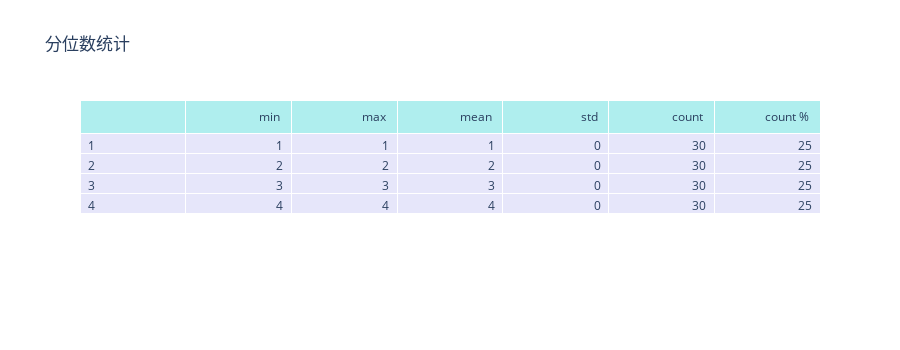
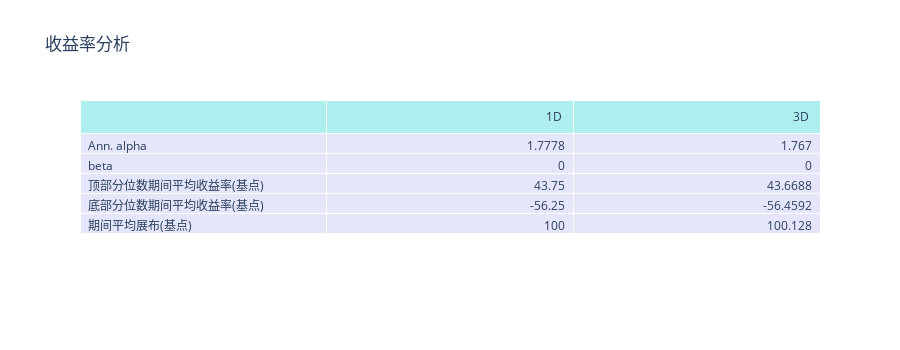
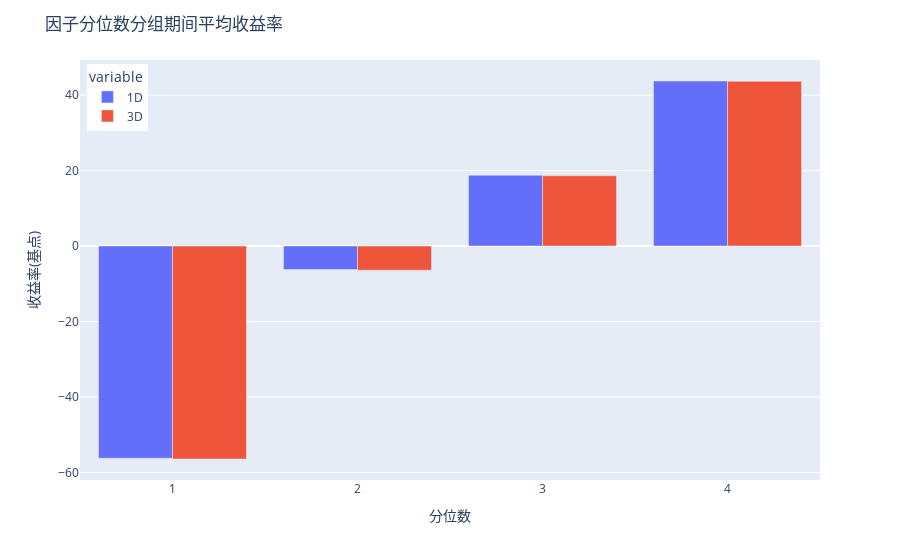

Write notebook code for charts like these, in order.
### Code cell
create_full_tear_sheet(factor_data, long_short=True, group_neutral=False, by_group=True)
create_event_returns_tear_sheet(factor_data, prices, avgretplot=(3, 11),
                                long_short=True, group_neutral=False, by_group=True)

### Figure 1 — Plotly figure (JSON) as saved in the notebook; plotly's stock layout.template omitted (floating-point values rounded to 4 significant figures)
{"data": [{"cells": {"align": ["left", "right"], "fill": {"color": "lavender"}, "values": [[1, 2, 3, 4], [1, 2, 3, 4], [1, 2, 3, 4], [1, 2, 3, 4], [0, 0, 0, 0], [30, 30, 30, 30], [25, 25, 25, 25]]}, "header": {"align": ["left", "right"], "fill": {"color": "paleturquoise"}, "values": ["", "min <br>", "max <br>", "mean <br>", "std <br>", "count <br>", "count % <br>"]}, "type": "table"}], "layout": {"height": 350, "title": {"text": "分位数统计"}}}

### Figure 2 — Plotly figure (JSON) as saved in the notebook; plotly's stock layout.template omitted (floating-point values rounded to 4 significant figures)
{"data": [{"cells": {"align": ["left", "right"], "fill": {"color": "lavender"}, "values": [["Ann. alpha", "beta", "顶部分位数期间平均收益率(基点)", "底部分位数期间平均收益率(基点)", "期间平均展布(基点)"], [1.778, 0, 43.75, -56.25, 100], [1.767, 0, 43.67, -56.46, 100.1]]}, "header": {"align": ["left", "right"], "fill": {"color": "paleturquoise"}, "values": ["", "1D <br>", "3D <br>"]}, "type": "table"}], "layout": {"height": 350, "title": {"text": "收益率分析"}}}

### Figure 3 — Plotly figure (JSON) as saved in the notebook; plotly's stock layout.template omitted (floating-point values rounded to 4 significant figures)
{"data": [{"alignmentgroup": "True", "hovertemplate": "variable=1D<br>factor_quantile=%{x}<br>value=%{y}<extra></extra>", "legendgroup": "1D", "marker": {"color": "#636efa"}, "name": "1D", "offsetgroup": "1D", "orientation": "v", "showlegend": true, "textposition": "auto", "type": "bar", "x": [1, 2, 3, 4], "xaxis": "x", "y": [-56.25, -6.25, 18.75, 43.75], "yaxis": "y"}, {"alignmentgroup": "True", "hovertemplate": "variable=3D<br>factor_quantile=%{x}<br>value=%{y}<extra></extra>", "legendgroup": "3D", "marker": {"color": "#EF553B"}, "name": "3D", "offsetgroup": "3D", "orientation": "v", "showlegend": true, "textposition": "auto", "type": "bar", "x": [1, 2, 3, 4], "xaxis": "x", "y": [-56.46, -6.395, 18.64, 43.67], "yaxis": "y"}], "layout": {"barmode": "group", "legend": {"title": {"text": "variable"}, "tracegroupgap": 0, "x": 0.01, "xanchor": "left", "y": 0.99, "yanchor": "top"}, "margin": {"t": 60}, "title": {"text": "因子分位数分组期间平均收益率"}, "xaxis": {"anchor": "y", "domain": [0, 1], "title": {"text": "分位数"}}, "yaxis": {"anchor": "x", "domain": [0, 1], "range": [null, null], "title": {"text": "收益率(基点)"}}}}
